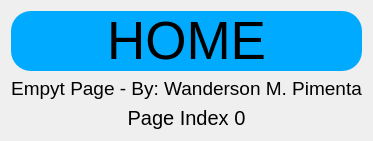
                  <widget class="QWidget" name="page_home">
                   <layout class="QVBoxLayout" name="verticalLayout_10">
                    <item>
                     <widget class="QLabel" name="label_6">
                      <property name="font">
                       <font>
                        <family>Segoe UI</family>
                        <pointsize>40</pointsize>
                       </font>
                      </property>
                      <property name="styleSheet">
                       <string notr="true">background-color: rgb(0, 170, 255);
border-radius:20px;</string>
                      </property>
                      <property name="text">
                       <string>HOME</string>
                      </property>
                      <property name="alignment">
                       <set>Qt::AlignCenter</set>
                      </property>
                     </widget>
                    </item>
                    <item>
                     <widget class="QLabel" name="label">
                      <property name="font">
                       <font>
                        <family>Segoe UI</family>
                        <pointsize>14</pointsize>
                       </font>
                      </property>
                      <property name="text">
                       <string>Empyt Page - By: Wanderson M. Pimenta</string>
                      </property>
                      <property name="alignment">
                       <set>Qt::AlignCenter</set>
                      </property>
                     </widget>
                    </item>
                    <item>
                     <widget class="QLabel" name="label_7">
                      <property name="font">
                       <font>
                        <family>Segoe UI</family>
                        <pointsize>15</pointsize>
                       </font>
                      </property>
                      <property name="text">
                       <string>Page Index 0</string>
                      </property>
                      <property name="alignment">
                       <set>Qt::AlignCenter</set>
                      </property>
                     </widget>
                    </item>
                   </layout>
                  </widget>
